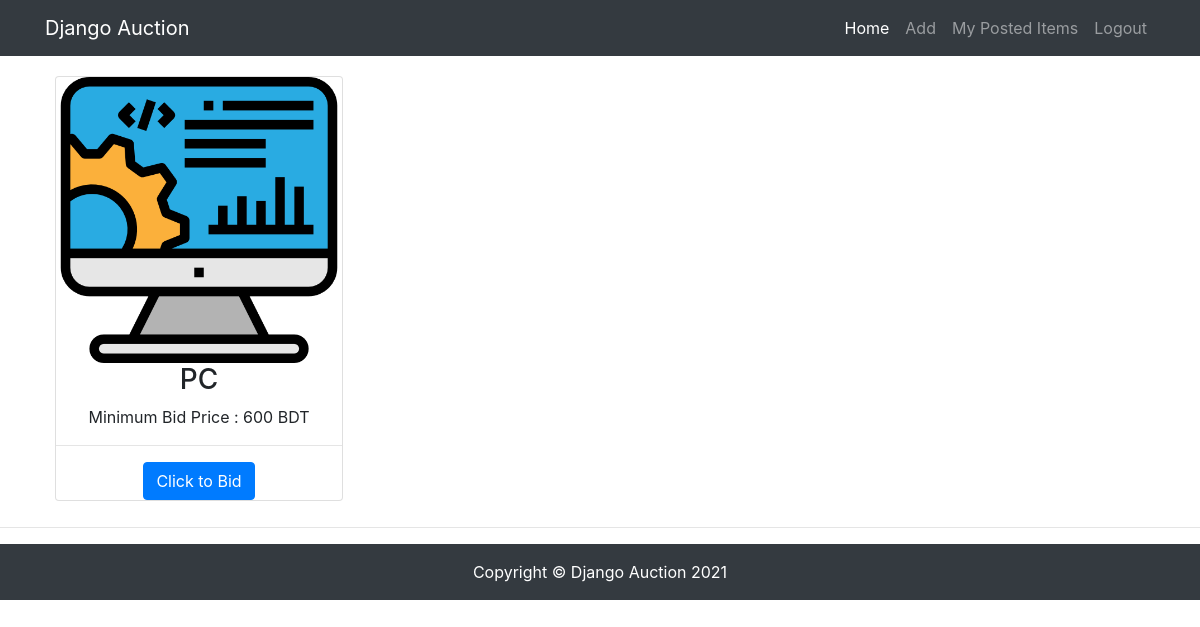
Page /myproducts (signed in) on the earlier database version.
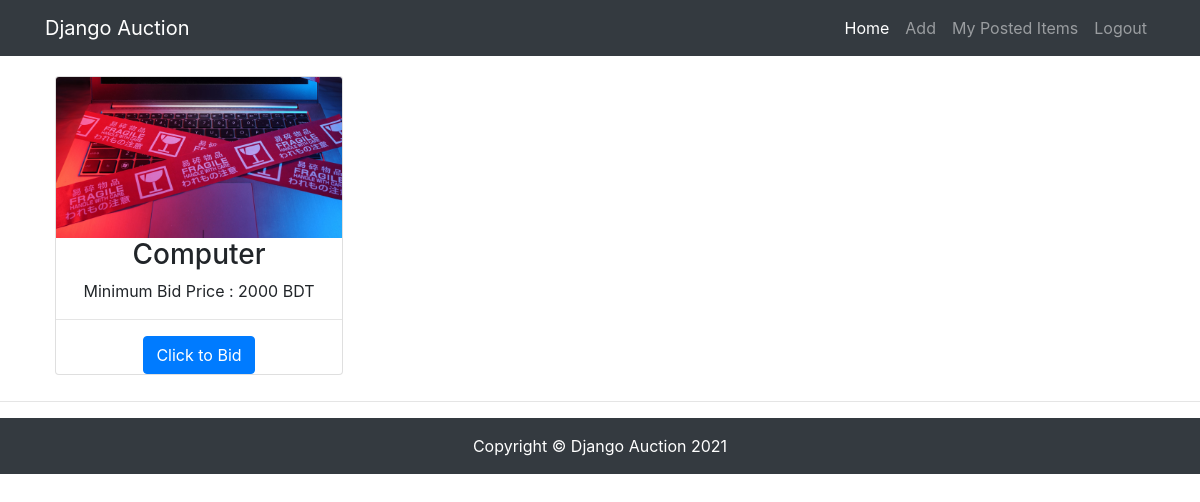
Same page on the later database version.
### product/models.py (models this page shows, shortened)
class Product(models.Model):
    user = models.ForeignKey(Account, on_delete=models.CASCADE)
    title = models.CharField(max_length=120)
    image = models.ImageField(upload_to='products/')
    minBidPrice = models.IntegerField()
    details = models.TextField()
    end_date = models.DateTimeField(auto_now_add=False,null=False,blank=False)

### product/views.py (the view)
# urls.py: path('myproducts', views.myproducts, name='myproducts'),
@login_required
def myproducts(request):
	products = Product.objects.filter(user=request.user)
	context={'products':products}
	return render(request, "products/my_products.html", context)

### templates/products/my_products.html
{% extends 'base.html' %}
{% load static %}
{% block content %}
<div class="container product-div">
   <div class="row">
      {% for product in products %}
      <div class="col-sm-4">
         <div class="card" style="width: 18rem;">
            <div class="card-img">
               <img src="{{ product.image.url }}" class="card-img-top" alt="...">
            </div>
            <div class="text-center">
               <h3>{{ product.title }}</h3>
               <p>Minimum Bid Price : {{ product.minBidPrice }}   BDT</p>
               <hr>
               <a class="btn btn-primary" href="{%url 'singleproduct' product.id %}">Click to Bid</a>
            </div>
         </div>
      </div>
      {%endfor%}
   </div>
</div>
{% endblock %}

Differences in the rows shown:
removed Product: image (picture), title "PC", minBidPrice "600"
added Product: image (picture), title "Computer", minBidPrice "2000"
